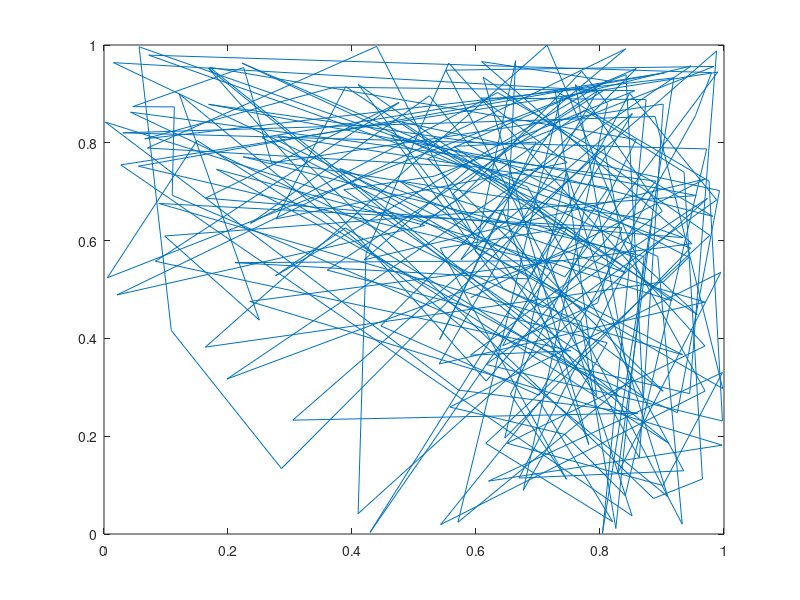

Write the MATLAB code that produced this figure.
% create a inhomogeneous Poisson Point Process
lambda = @(x) 300*(x(:,1).^2 + x(:,2).^2);
lamstar = 600;
N=poissrnd(lamstar); x = rand(N,2); % homogeneous PP
ind = find(rand(N,1) < lambda(x)/lamstar);
xa = x(ind,:); % thinned PP
plot(xa(:,1),xa(:,2))
